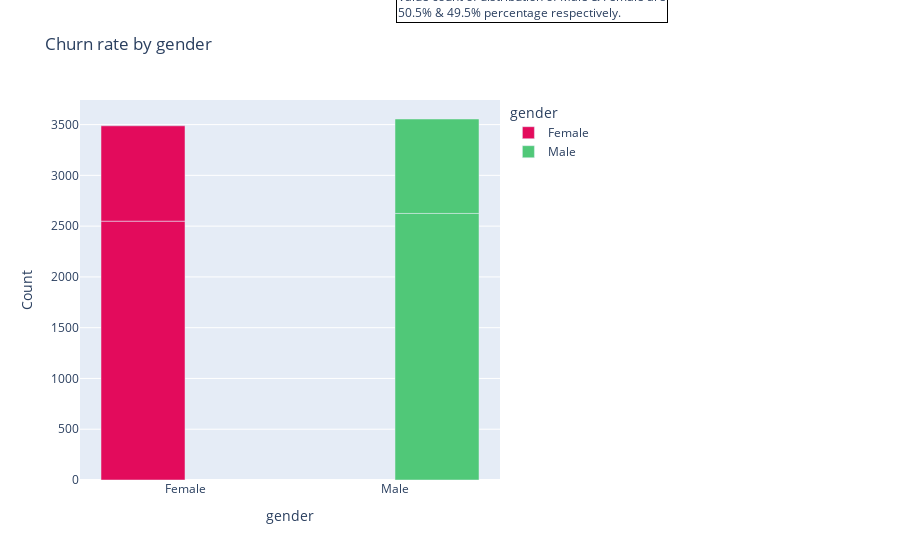
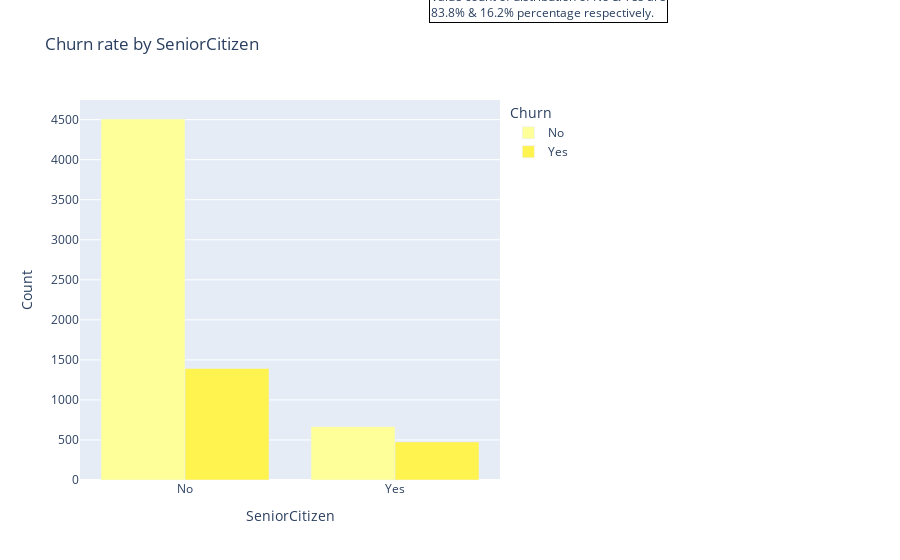
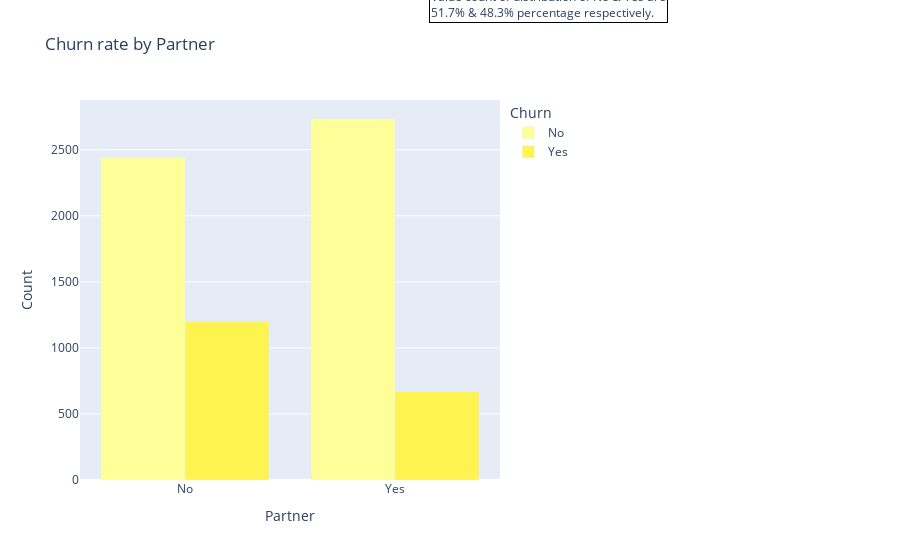
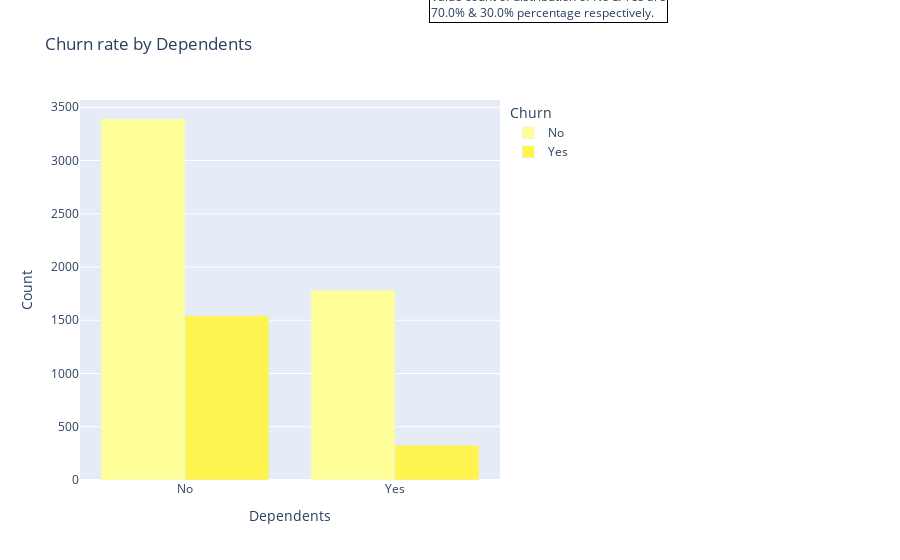

Notebook code for these charts, in order:
### Code cell
bar('gender')

data_df.loc[data_df.SeniorCitizen==0,'SeniorCitizen'] = "No"
data_df.loc[data_df.SeniorCitizen==1,'SeniorCitizen'] = "Yes"
bar('SeniorCitizen')

bar('Partner')

bar('Dependents')

### Figure 1 — Plotly figure (JSON) as saved in the notebook; plotly's stock layout.template omitted (floating-point values rounded to 4 significant figures)
{"data": [{"alignmentgroup": "True", "hovertemplate": "gender=%{x}<br>Count=%{y}<extra></extra>", "legendgroup": "Female", "marker": {"color": "#E30B5C", "pattern": {"shape": ""}}, "name": "Female", "offsetgroup": "Female", "orientation": "v", "showlegend": true, "textposition": "auto", "type": "bar", "x": ["Female", "Female"], "xaxis": "x", "y": [2549, 939], "yaxis": "y"}, {"alignmentgroup": "True", "hovertemplate": "gender=%{x}<br>Count=%{y}<extra></extra>", "legendgroup": "Male", "marker": {"color": "#50C878", "pattern": {"shape": ""}}, "name": "Male", "offsetgroup": "Male", "orientation": "v", "showlegend": true, "textposition": "auto", "type": "bar", "x": ["Male", "Male"], "xaxis": "x", "y": [2625, 930], "yaxis": "y"}], "layout": {"annotations": [{"align": "left", "bordercolor": "black", "borderwidth": 1, "showarrow": false, "text": "Value count of distribution of Male & Female are<br>50.5% & 49.5% percentage respectively.", "x": 1.4, "xref": "paper", "y": 1.3, "yref": "paper"}], "barmode": "group", "legend": {"title": {"text": "gender"}, "tracegroupgap": 0}, "margin": {"r": 400}, "title": {"text": "Churn rate by gender"}, "xaxis": {"anchor": "y", "categoryarray": ["Female", "Male"], "categoryorder": "array", "domain": [0, 1], "title": {"text": "gender"}}, "yaxis": {"anchor": "x", "domain": [0, 1], "title": {"text": "Count"}}}}

### Figure 2 — Plotly figure (JSON) as saved in the notebook; plotly's stock layout.template omitted (floating-point values rounded to 4 significant figures)
{"data": [{"alignmentgroup": "True", "hovertemplate": "Churn=No<br>SeniorCitizen=%{x}<br>Count=%{y}<extra></extra>", "legendgroup": "No", "marker": {"color": "#FFFF99", "pattern": {"shape": ""}}, "name": "No", "offsetgroup": "No", "orientation": "v", "showlegend": true, "textposition": "auto", "type": "bar", "x": ["No", "Yes"], "xaxis": "x", "y": [4508, 666], "yaxis": "y"}, {"alignmentgroup": "True", "hovertemplate": "Churn=Yes<br>SeniorCitizen=%{x}<br>Count=%{y}<extra></extra>", "legendgroup": "Yes", "marker": {"color": "#FFF44F", "pattern": {"shape": ""}}, "name": "Yes", "offsetgroup": "Yes", "orientation": "v", "showlegend": true, "textposition": "auto", "type": "bar", "x": ["No", "Yes"], "xaxis": "x", "y": [1393, 476], "yaxis": "y"}], "layout": {"annotations": [{"align": "left", "bordercolor": "black", "borderwidth": 1, "showarrow": false, "text": "Value count of distribution of No & Yes are<br>83.8% & 16.2% percentage respectively.", "x": 1.4, "xref": "paper", "y": 1.3, "yref": "paper"}], "barmode": "group", "legend": {"title": {"text": "Churn"}, "tracegroupgap": 0}, "margin": {"r": 400}, "title": {"text": "Churn rate by SeniorCitizen"}, "xaxis": {"anchor": "y", "domain": [0, 1], "title": {"text": "SeniorCitizen"}}, "yaxis": {"anchor": "x", "domain": [0, 1], "title": {"text": "Count"}}}}

### Figure 3 — Plotly figure (JSON) as saved in the notebook; plotly's stock layout.template omitted (floating-point values rounded to 4 significant figures)
{"data": [{"alignmentgroup": "True", "hovertemplate": "Churn=No<br>Partner=%{x}<br>Count=%{y}<extra></extra>", "legendgroup": "No", "marker": {"color": "#FFFF99", "pattern": {"shape": ""}}, "name": "No", "offsetgroup": "No", "orientation": "v", "showlegend": true, "textposition": "auto", "type": "bar", "x": ["No", "Yes"], "xaxis": "x", "y": [2441, 2733], "yaxis": "y"}, {"alignmentgroup": "True", "hovertemplate": "Churn=Yes<br>Partner=%{x}<br>Count=%{y}<extra></extra>", "legendgroup": "Yes", "marker": {"color": "#FFF44F", "pattern": {"shape": ""}}, "name": "Yes", "offsetgroup": "Yes", "orientation": "v", "showlegend": true, "textposition": "auto", "type": "bar", "x": ["No", "Yes"], "xaxis": "x", "y": [1200, 669], "yaxis": "y"}], "layout": {"annotations": [{"align": "left", "bordercolor": "black", "borderwidth": 1, "showarrow": false, "text": "Value count of distribution of No & Yes are<br>51.7% & 48.3% percentage respectively.", "x": 1.4, "xref": "paper", "y": 1.3, "yref": "paper"}], "barmode": "group", "legend": {"title": {"text": "Churn"}, "tracegroupgap": 0}, "margin": {"r": 400}, "title": {"text": "Churn rate by Partner"}, "xaxis": {"anchor": "y", "domain": [0, 1], "title": {"text": "Partner"}}, "yaxis": {"anchor": "x", "domain": [0, 1], "title": {"text": "Count"}}}}

### Figure 4 — Plotly figure (JSON) as saved in the notebook; plotly's stock layout.template omitted (floating-point values rounded to 4 significant figures)
{"data": [{"alignmentgroup": "True", "hovertemplate": "Churn=No<br>Dependents=%{x}<br>Count=%{y}<extra></extra>", "legendgroup": "No", "marker": {"color": "#FFFF99", "pattern": {"shape": ""}}, "name": "No", "offsetgroup": "No", "orientation": "v", "showlegend": true, "textposition": "auto", "type": "bar", "x": ["No", "Yes"], "xaxis": "x", "y": [3390, 1784], "yaxis": "y"}, {"alignmentgroup": "True", "hovertemplate": "Churn=Yes<br>Dependents=%{x}<br>Count=%{y}<extra></extra>", "legendgroup": "Yes", "marker": {"color": "#FFF44F", "pattern": {"shape": ""}}, "name": "Yes", "offsetgroup": "Yes", "orientation": "v", "showlegend": true, "textposition": "auto", "type": "bar", "x": ["No", "Yes"], "xaxis": "x", "y": [1543, 326], "yaxis": "y"}], "layout": {"annotations": [{"align": "left", "bordercolor": "black", "borderwidth": 1, "showarrow": false, "text": "Value count of distribution of No & Yes are<br>70.0% & 30.0% percentage respectively.", "x": 1.4, "xref": "paper", "y": 1.3, "yref": "paper"}], "barmode": "group", "legend": {"title": {"text": "Churn"}, "tracegroupgap": 0}, "margin": {"r": 400}, "title": {"text": "Churn rate by Dependents"}, "xaxis": {"anchor": "y", "domain": [0, 1], "title": {"text": "Dependents"}}, "yaxis": {"anchor": "x", "domain": [0, 1], "title": {"text": "Count"}}}}
